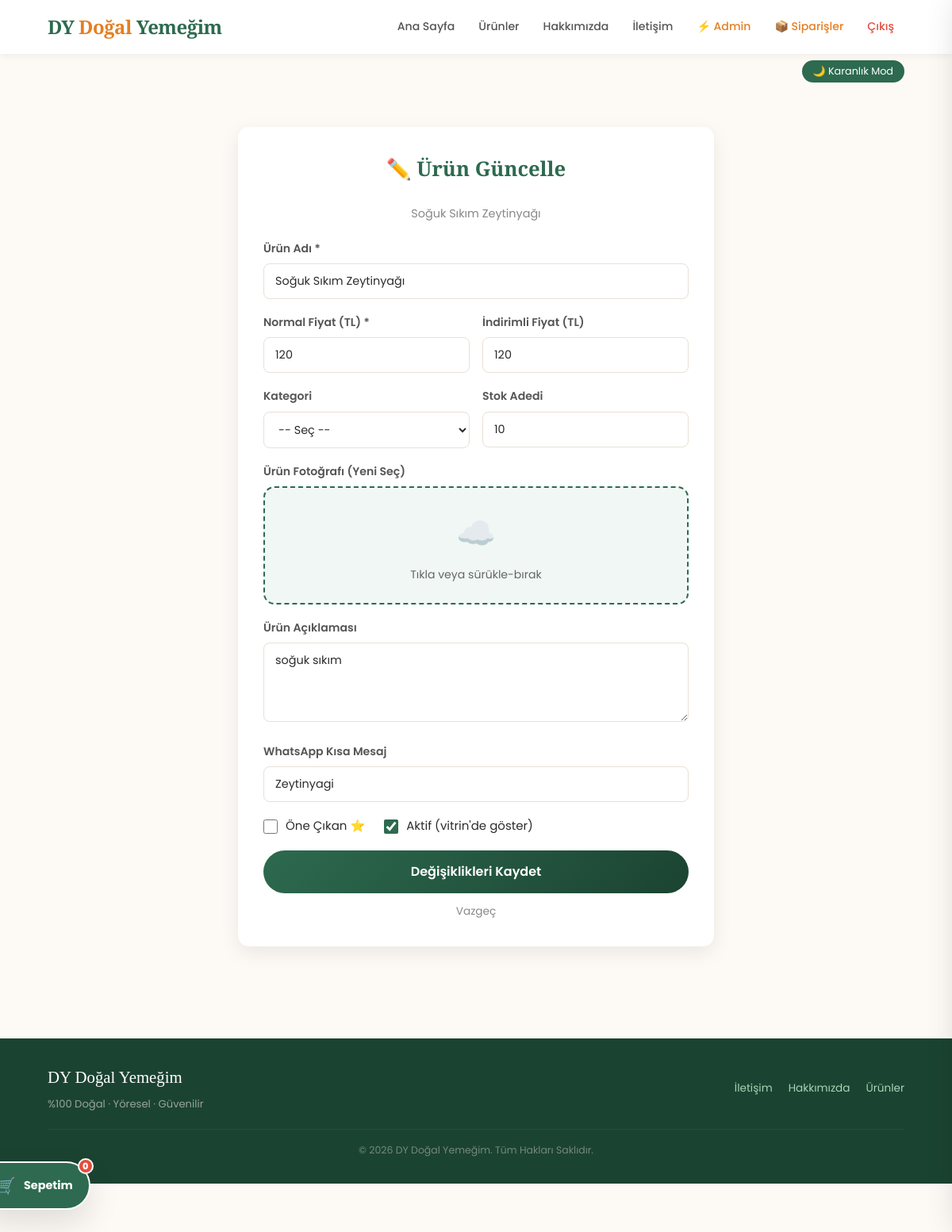
/urun_guncelle/1 (signed in), run on the app's committed database.
### tables this page shows
CREATE TABLE urunler (
        id INTEGER PRIMARY KEY AUTOINCREMENT,
        ad TEXT, fiyat INTEGER DEFAULT 0, indirim_fiyat INTEGER DEFAULT 0,
        resim TEXT, mesaj TEXT, aciklama TEXT,
        kategori_id INTEGER, stok INTEGER DEFAULT 100,
        featured INTEGER DEFAULT 0, aktif INTEGER DEFAULT 1
    );

### app.py (the view, shortened to what this page needs)
@app.route('/urun_guncelle/<int:id>', methods=['GET', 'POST'])
def urun_guncelle(id):
    if not session.get('admin_girdi'):
        return redirect(url_for('login'))
    conn = get_db_connection()
    urun = conn.execute('SELECT * FROM urunler WHERE id=?', (id,)).fetchone()
    kategoriler = conn.execute('SELECT * FROM kategoriler ORDER BY sira').fetchall()
    conn.close()
    return render_template('urun_guncelle.html', urun=urun, kategoriler=kategoriler)

### app.py (called while the page is built)
def get_db_connection():
    db_path = os.path.join(os.path.dirname(__file__), 'dogal_yemegim.db')
    conn = sqlite3.connect(db_path)
    conn.row_factory = sqlite3.Row
    return conn

def get_sepet_adet():
    return sum(i.get('adet', 1) for i in session.get('sepet', []))

### templates/urun_guncelle.html (shortened to what this page needs)
{% extends "layout.html" %}
{% block content %}
<div class="form-card" style="max-width:600px">
    <h2 class="form-title">✏️ Ürün Güncelle</h2>
    <div style="text-align:center;margin-bottom:20px;font-size:0.9rem;color:var(--text-muted)">{{ urun.ad }}</div>
    <form action="{{ url_for('urun_guncelle', id=urun.id) }}" method="POST" enctype="multipart/form-data">
        <div class="form-group">
            <label class="form-label">Ürün Adı *</label>
            <input type="text" name="ad" value="{{ urun.ad }}" required class="form-input">
        </div>
        <div style="display:grid;grid-template-columns:1fr 1fr;gap:16px">
            <div class="form-group">
                <label class="form-label">Normal Fiyat (TL) *</label>
                <input type="number" name="fiyat" value="{{ urun.fiyat }}" required class="form-input" min="0">
            </div>
            <div class="form-group">
                <label class="form-label">İndirimli Fiyat (TL)</label>
                <input type="number" name="indirim_fiyat" value="{{ urun.indirim_fiyat or '' }}" class="form-input" min="0">
            </div>
        </div>
        <div style="display:grid;grid-template-columns:1fr 1fr;gap:16px">
            <div class="form-group">
                <label class="form-label">Kategori</label>
                <select name="kategori_id" class="form-select">
                    <option value="">-- Seç --</option>
                </select>
            </div>
            <div class="form-group">
                <label class="form-label">Stok Adedi</label>
                <input type="number" name="stok" value="{{ urun.stok or 100 }}" class="form-input" min="0">
            </div>
        </div>
        <div class="form-group">
            <label class="form-label">Ürün Fotoğrafı (Yeni Seç)</label>
            <div class="drop-zone" onclick="document.getElementById('fileInput').click()">
                <div class="drop-zone-icon">☁️</div>
                <p style="margin:0;font-size:0.88rem;color:#666">Tıkla veya sürükle-bırak</p>
            </div>
        </div>
        <div class="form-group">
            <label class="form-label">Ürün Açıklaması</label>
            <textarea name="aciklama" class="form-textarea">{{ urun.aciklama or '' }}</textarea>
        </div>
        <div class="form-group">
            <label class="form-label">WhatsApp Kısa Mesaj</label>
            <input type="text" name="mesaj" value="{{ urun.mesaj or '' }}" class="form-input">
        </div>
        <div class="form-group" style="display:flex;gap:24px;flex-wrap:wrap">
            <label class="form-check">
                <input type="checkbox" name="featured" {% if urun.featured %}checked{% endif %}>
                <span>Öne Çıkan ⭐</span>
            </label>
            <label class="form-check">
                <input type="checkbox" name="aktif" {% if urun.aktif %}checked{% endif %}>
                <span>Aktif (vitrin'de göster)</span>
            </label>
        </div>
        <button type="submit" class="btn btn-primary btn-lg" style="width:100%">Değişiklikleri Kaydet</button>
        <a href="{{ url_for('admin_dashboard') }}" style="display:block;text-align:center;margin-top:12px;color:var(--text-muted);font-size:0.85rem;text-decoration:none">Vazgeç</a>
    </form>
</div>
{% endblock %}

### static/css/style.css (style rules this page uses)
:root { --primary: #2d6a4f; --primary-dark: #1b4332; --primary-light: #52b788; --accent: #e67e22; --accent-hover: #cf6d17; --danger: #e74c3c; --success: #27ae60; --warning: #f39c12; --info: #2980b9; --white: #ffffff; --cream: #fdfaf5; --border: #e8e0d5; --text: #2c2c2c; --text-muted: #888; --shadow-sm: 0 2px 8px rgba(0,0,0,0.06); --shadow: 0 8px 24px rgba(0,0,0,0.08); --shadow-lg: 0 16px 40px rgba(0,0,0,0.12); --radius: 14px; --radius-sm: 8px; --radius-pill: 50px; --transition: 0.25s ease; }
*, *::before, *::after { box-sizing: border-box; margin: 0; padding: 0; }
html { scroll-behavior: smooth; }
body { font-family: 'Poppins', sans-serif; color: var(--text); background: var(--cream); line-height: 1.65; font-size: 15px; }
a { color: inherit; }
.btn { display: block; text-align: center; text-decoration: none; padding: 11px 16px; border-radius: var(--radius-pill); font-weight: 600; font-size: 0.88rem; border: none; cursor: pointer; font-family: 'Poppins', sans-serif; transition: opacity var(--transition), transform var(--transition); line-height: 1.4; }
.btn-primary { background: linear-gradient(135deg, var(--primary), var(--primary-dark)); color: white; }
.btn-lg { padding: 16px 32px; font-size: 1rem; }
.form-card { background: var(--white); padding: 32px; border-radius: var(--radius); box-shadow: var(--shadow); max-width: 580px; margin: 32px auto; }
.form-title { font-family: 'Playfair Display', serif; color: var(--primary); font-size: 1.6rem; margin-bottom: 24px; text-align: center; }
.form-group { margin-bottom: 18px; }
.form-label { display: block; font-weight: 600; font-size: 0.88rem; color: #555; margin-bottom: 7px; }
.form-input, .form-select, .form-textarea { width: 100%; padding: 11px 14px; border: 1.5px solid var(--border); border-radius: var(--radius-sm); font-family: 'Poppins', sans-serif; font-size: 0.9rem; outline: none; background: var(--white); transition: border-color var(--transition); color: var(--text); }
.form-textarea { resize: vertical; min-height: 100px; }
.form-check { display: flex; align-items: center; gap: 10px; }
.form-check input[type=checkbox] { width: 18px; height: 18px; accent-color: var(--primary); }
.drop-zone { border: 2px dashed var(--primary); border-radius: var(--radius); padding: 24px; text-align: center; background: #f0f7f4; cursor: pointer; transition: var(--transition); }
.drop-zone-icon { font-size: 2.5rem; margin-bottom: 8px; }

### data on the page
urunler: ad "Soğuk Sıkım Zeytinyağı", fiyat "120", indirim_fiyat "120", stok "10", aciklama "soğuk sıkım", mesaj "Zeytinyagi", aktif "☑"

### other printed values
{{ get_sepet_adet() }} "0"
